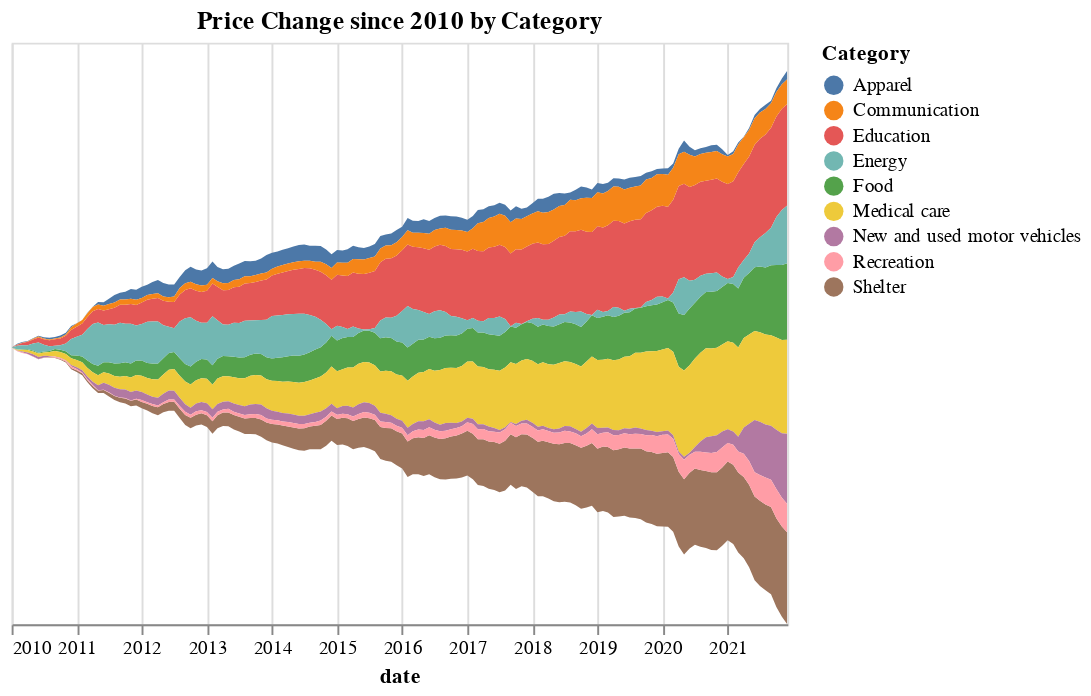

The notebook cell this image was saved under:
### Markdown cell above
This chart looks cool, but it is less effective at answering our hypothesis. The encoding makes it difficult to judge the relative value of each category. Maybe making it interactive and allowing users to zoom in on specific areas will help?

### Code cell
# Third chart - let's see how the normalized data looks as stacked area plot.
alt.Chart(df[['date','change','Category']][df['date'] >= '1/1/2010'],title='Price Change since 2010 by Category').mark_area().encode(
    x = alt.X('date'),
    y = alt.Y('change', stack='center', axis=None),
    color = 'Category'
).interactive()

### Figure 1 — Vega-Lite specification as saved in the notebook (floating-point values rounded to 4 significant figures; data arrays with more than 128 entries replaced by an {"elided": "..."} marker saying what was removed)
{"config": {"view": {"continuousWidth": 400, "continuousHeight": 300}}, "data": {"name": "data-8285b42f910dca31d75f2a8e8f415bdd"}, "mark": "area", "encoding": {"color": {"field": "Category", "type": "nominal"}, "x": {"field": "date", "type": "temporal"}, "y": {"axis": null, "field": "change", "stack": "center", "type": "quantitative"}}, "selection": {"selector001": {"type": "interval", "bind": "scales", "encodings": ["x", "y"]}}, "title": "Price Change since 2010 by Category", "$schema": "https://vega.github.io/schema/vega-lite/v4.17.0.json", "datasets": {"data-8285b42f910dca31d75f2a8e8f415bdd": {"elided": "1296 records"}}}
